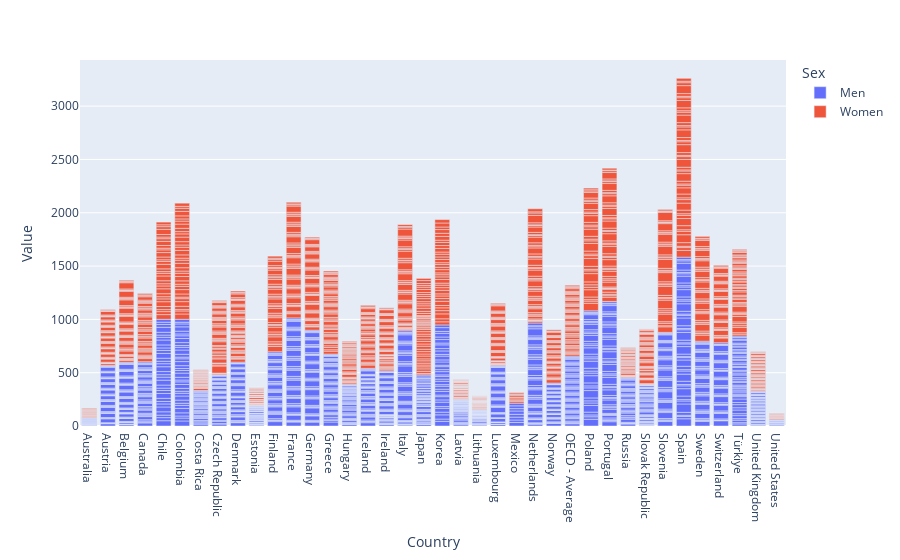

The notebook cell saved with this chart:
### Code cell
px.bar(data_date, x="Country", y="Value",color="Sex")

### Figure 1 — Plotly figure (JSON) as saved in the notebook; plotly's stock layout.template omitted (floating-point values rounded to 4 significant figures; data arrays with more than 128 entries replaced by an {"elided": "..."} marker saying what was removed)
{"data": [{"alignmentgroup": "True", "hovertemplate": "Sex=Men<br>Country=%{x}<br>Value=%{y}<extra></extra>", "legendgroup": "Men", "marker": {"color": "#636efa", "pattern": {"shape": ""}}, "name": "Men", "offsetgroup": "Men", "orientation": "v", "showlegend": true, "textposition": "auto", "type": "bar", "x": {"elided": "1534 str values"}, "xaxis": "x", "y": {"elided": "1534 float values"}, "yaxis": "y"}, {"alignmentgroup": "True", "hovertemplate": "Sex=Women<br>Country=%{x}<br>Value=%{y}<extra></extra>", "legendgroup": "Women", "marker": {"color": "#EF553B", "pattern": {"shape": ""}}, "name": "Women", "offsetgroup": "Women", "orientation": "v", "showlegend": true, "textposition": "auto", "type": "bar", "x": {"elided": "1536 str values"}, "xaxis": "x", "y": {"elided": "1536 float values"}, "yaxis": "y"}], "layout": {"barmode": "relative", "legend": {"title": {"text": "Sex"}, "tracegroupgap": 0}, "margin": {"t": 60}, "xaxis": {"anchor": "y", "domain": [0, 1], "title": {"text": "Country"}}, "yaxis": {"anchor": "x", "domain": [0, 1], "title": {"text": "Value"}}}}
